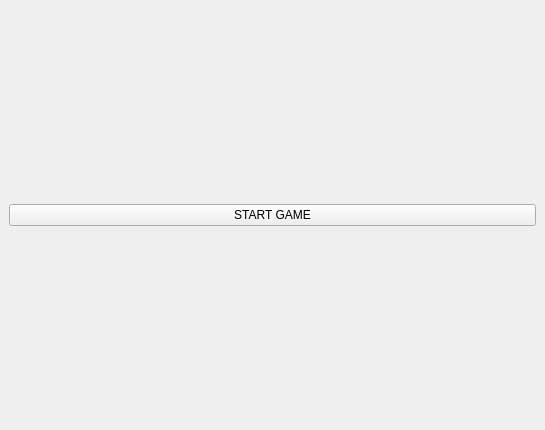
<?xml version="1.0" encoding="UTF-8"?>
<ui version="4.0">
 <class>MainWindow</class>
 <widget class="QMainWindow" name="MainWindow">
  <property name="geometry">
   <rect>
    <x>0</x>
    <y>0</y>
    <width>545</width>
    <height>430</height>
   </rect>
  </property>
  <property name="windowTitle">
   <string>MainWindow</string>
  </property>
  <widget class="QWidget" name="centralwidget">
   <layout class="QVBoxLayout" name="verticalLayout_2">
    <item>
     <layout class="QVBoxLayout" name="verticalLayout"/>
    </item>
    <item>
     <widget class="QPushButton" name="pushButton">
      <property name="text">
       <string>START GAME</string>
      </property>
     </widget>
    </item>
   </layout>
  </widget>
 </widget>
 <resources/>
 <connections/>
</ui>
